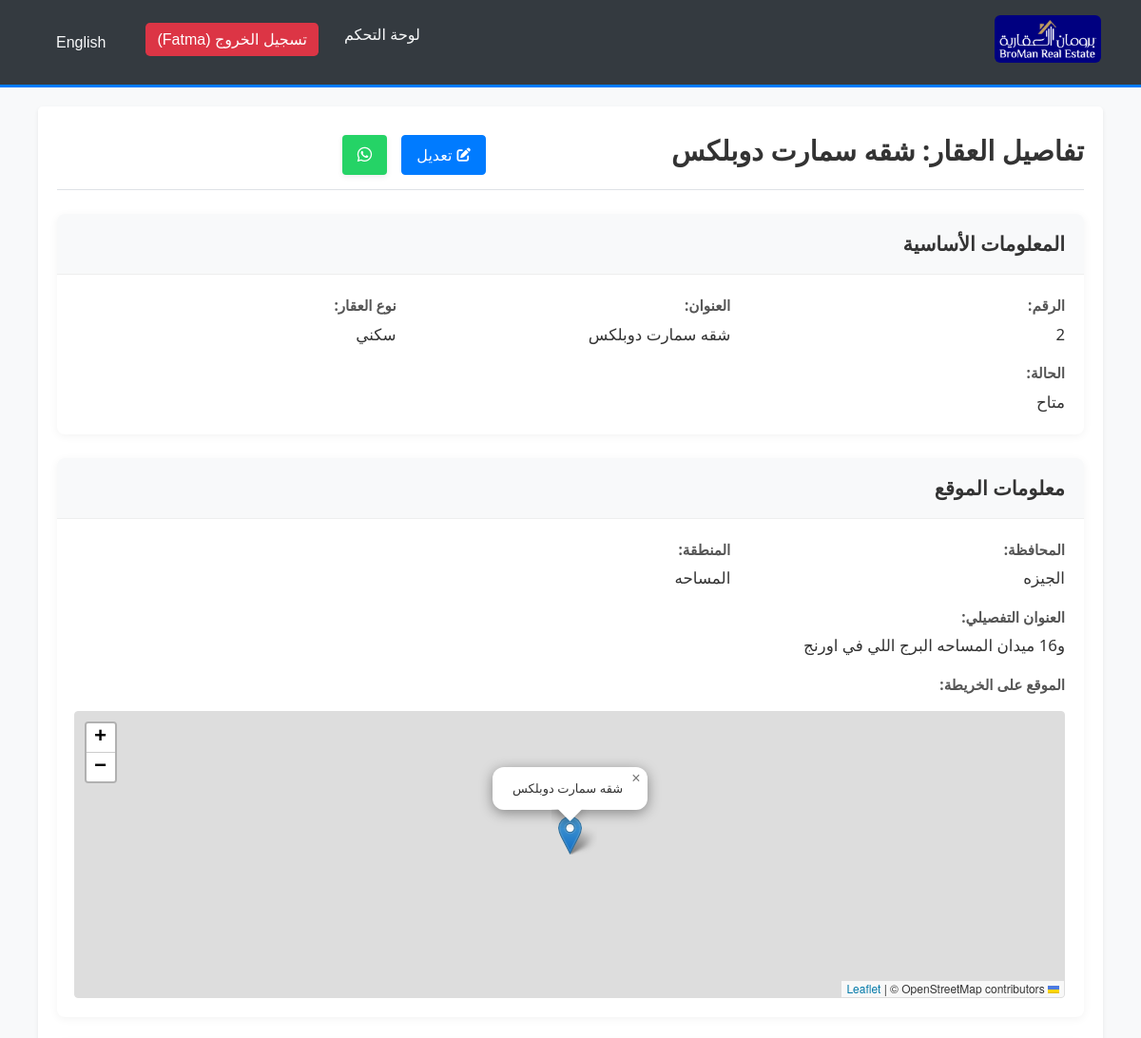
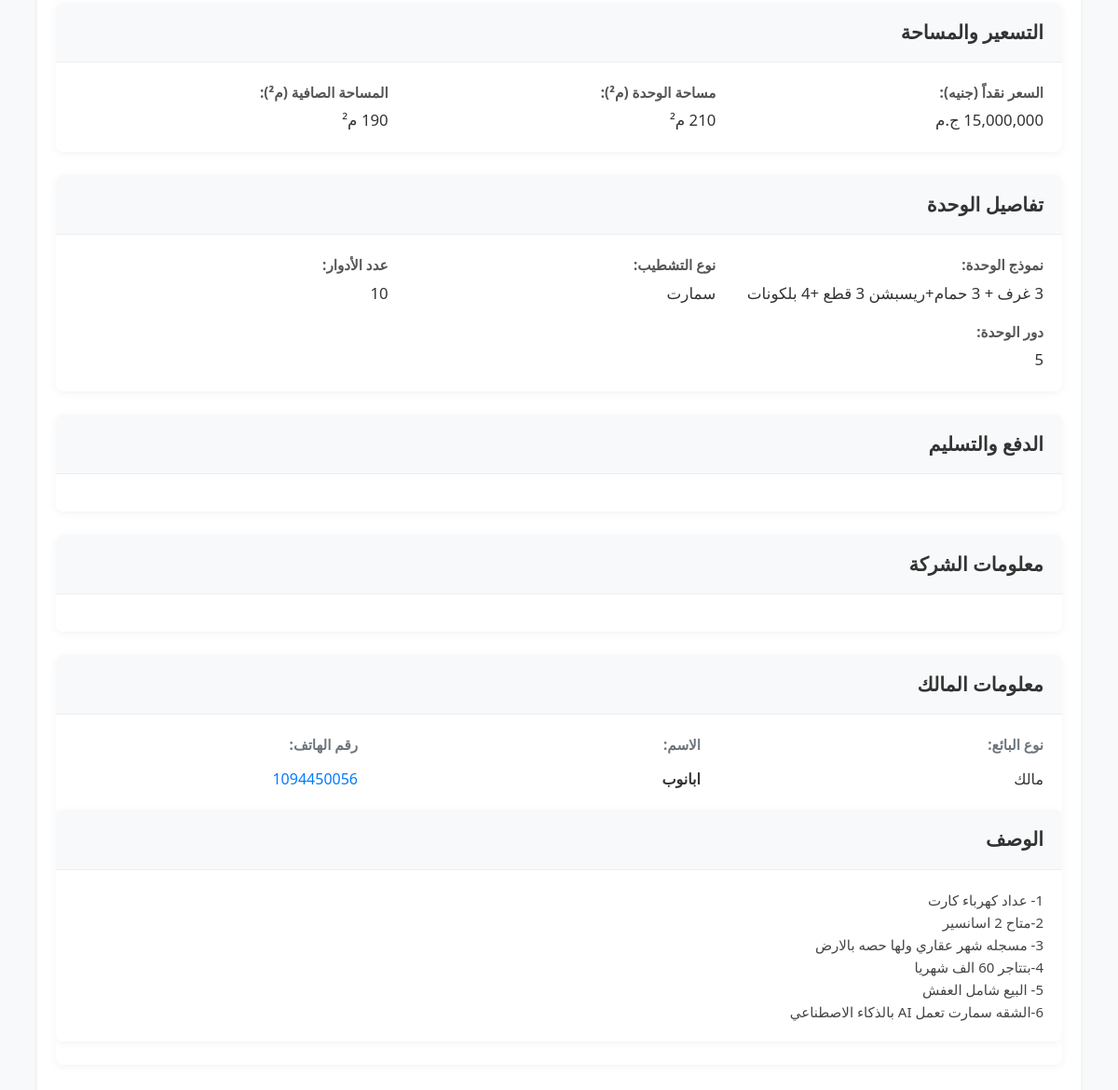
Page /view_property.php?id=2 (signed in) on the committed database (2 pictures, top to bottom).
### tables this page shows
CREATE TABLE `properties` (
  `PropertyID` int(11) NOT NULL,
  `PropertyTypeID` int(11) NOT NULL COMMENT 'FK to PropertyTypes',
  `Title` varchar(255) NOT NULL,
  `Description` text DEFAULT NULL,
  `Location` varchar(255) DEFAULT NULL,
  `Area` decimal(10,2) DEFAULT NULL,
  `Bedrooms` int(11) DEFAULT NULL,
  `Status` enum('available','sold','rented','unavailable') DEFAULT 'available',
  `listing_type` enum('Primary','Resale') NOT NULL DEFAULT 'Primary',
  `DateAdded` timestamp NULL DEFAULT current_timestamp(),
  `EmployeeID` int(11) DEFAULT NULL COMMENT 'FK to Employees who added it',
  `unit_design` varchar(255) DEFAULT NULL,
  `finishing_type_id` int(11) DEFAULT NULL COMMENT 'FK to PropertyFinishingTypes',
  `compound_area` decimal(12,2) DEFAULT NULL,
  `down_payment_percentage` decimal(5,2) DEFAULT NULL,
  `payment_years` decimal(5,2) DEFAULT NULL,
  `delivery_date` date DEFAULT NULL,
  `ProjectName` varchar(255) DEFAULT NULL,
  `min_area` decimal(10,2) DEFAULT NULL,
  `max_area` decimal(10,2) DEFAULT NULL,
  `avg_area` decimal(10,2) DEFAULT NULL,
  `district` varchar(100) DEFAULT NULL,
  `governorate` varchar(100) DEFAULT NULL,
  `company_name` varchar(150) DEFAULT NULL,
  `FloorsCount` int(11) DEFAULT NULL,
  `year_built` year(4) DEFAULT NULL,
  `unit_floor` varchar(50) DEFAULT NULL,
  `net_area` decimal(10,2) DEFAULT NULL,
  `loading_percentage` decimal(5,2) DEFAULT NULL,
  `price_cash` decimal(15,2) DEFAULT NULL,
  `price_installments` decimal(15,2) DEFAULT NULL,
  `meter_price_cash` decimal(10,2) DEFAULT NULL,
  `meter_price_installments` decimal(10,2) DEFAULT NULL,
  `seller_type` enum('مالك','وسيط','وكيل','بواب','شركة مطورة','شركة تشطيب','شركة تسويق') DEFAULT NULL,
  `seller_name` varchar(255) DEFAULT NULL,
  `seller_phone` varchar(50) DEFAULT NULL,
  `sales_manager_name` varchar(255) DEFAULT NULL,
  `sales_manager_phone` varchar(50) DEFAULT NULL,
  `salesperson_name` varchar(255) DEFAULT NULL,
  `salesperson_phone` varchar(50) DEFAULT NULL,
  `latitude` decimal(10,8) DEFAULT NULL,
  `longitude` decimal(11,8) DEFAULT NULL
);

CREATE TABLE `propertytypes` (
  `PropertyTypeID` int(11) NOT NULL,
  `TypeName` varchar(100) NOT NULL COMMENT 'Main categories: سكني, ساحلي, إداري, تجاري, فندقي, طبي',
  `TypeName_ar` varchar(100) DEFAULT NULL
);

CREATE TABLE `propertyfinishingtypes` (
  `FinishingID` int(11) NOT NULL,
  `FinishingName` varchar(100) NOT NULL,
  `FinishingName_ar` varchar(100) DEFAULT NULL
);

### view_property.php (the view, shortened to what the rows shown need)
<?php
require_once __DIR__ .
'/lang/translate.php';
require_once __DIR__ . '/media_functions.php';
$property_id = intval($_GET['id']);
$property = null;
$sql = "SELECT p.*,
               pt.TypeName,
               pt.TypeName_ar,
               e.FullName AS EmployeeName,
               p.unit_design AS UnitDesignName,
               pft.FinishingName AS FinishingTypeName,
               pft.FinishingName_ar AS FinishingTypeName_ar
        FROM Properties p
        LEFT JOIN PropertyTypes pt ON p.PropertyTypeID = pt.PropertyTypeID
        LEFT JOIN Employees e ON p.EmployeeID = e.EmployeeID
        LEFT JOIN PropertyFinishingTypes pft ON p.finishing_type_id = pft.FinishingID
        WHERE p.PropertyID = ?";
if ($stmt = $conn->prepare($sql)) {
    $stmt->bind_param("i", $property_id);
    if ($stmt->execute()) {
        $result = $stmt->get_result();
        if ($result->num_rows == 1) {
            $property = $result->fetch_assoc();
        } else {
            header("Location: index_properties.php");
            exit;
        }
    } else {
        header("Location: index_properties.php");
        exit;
    }
} else {
    header("Location: index_properties.php");
    exit;
}
$page_title = sprintf(t('property_details_title'), htmlspecialchars($property['Title'] ?: $property['ProjectName'] ?: t('undefined')));
$map_link = '';
if (!empty($property['latitude']) && !empty($property['longitude'])) {
    $lat = $property['latitude'];
    $lng = $property['longitude'];
    $map_link = "https://www.google.com/maps/search/?api=1&query={$lat},{$lng}";
}
$wa_lines = [];
$wa_lines[] = "مرحبًا، أشارك موقع هذا العقار:";
if ($map_link !== '') {
    $wa_lines[] = $map_link;
}
$wa_text = implode("\n", $wa_lines);
$whatsapp_link = 'https://wa.me/?text=' . rawurlencode($wa_text);
?>
<!DOCTYPE html>
<html lang="<?php echo get_lang_code(); ?>" dir="<?php echo get_direction(); ?>">
<head>
    <link rel="stylesheet" href="https://cdnjs.cloudflare.com/ajax/libs/font-awesome/6.0.0-beta3/css/all.min.css">
    <link rel="stylesheet" href="theme.css">
    <link rel="stylesheet" href="modern_styles.css">
    <link rel="stylesheet" href="lightbox.css">
    <?php if (get_direction() === 'rtl'): ?>
        <link rel="stylesheet" href="rtl_styles.css">
    <?php endif; ?>
    <link rel="stylesheet" href="https://unpkg.com/leaflet@1.9.4/dist/leaflet.css" />
</head>
<body>
    <div class="container">
        <div class="page-header">
            <h1><?php echo $page_title; ?></h1>
            <div class="actions">
                <?php if (isset($_SESSION['role']) && in_array($_SESSION['role'], ['admin', 'manager'])): ?>
                <a href="edit_property.php?id=<?php echo $property_id; ?>" class="btn btn-primary"><i class="fas fa-edit"></i> <?php echo t('edit'); ?></a>
                <?php endif; ?>
                <a href="<?php echo htmlspecialchars($whatsapp_link); ?>" target="_blank" rel="noopener noreferrer" class="btn btn-whatsapp" title="مشاركة عبر واتساب" aria-label="مشاركة عبر واتساب">
                </a>
                <a href="javascript:history.back()" class="btn btn-secondary"><i class="fas fa-arrow-left"></i> <?php echo t('back'); ?></a>
            </div>
        </div>
        <div class="property-details">
            <div class="property-section">
                <h2><?php echo t('basic_information'); ?></h2>
                <div class="detail-grid">
                    <div class="detail-item">
                        <span class="detail-label"><?php echo t('property_id'); ?>:</span>
                        <span class="detail-value"><?php echo htmlspecialchars($property['PropertyID']); ?></span>
                    </div>
                    <?php if (!empty($property['Title'])): ?>
                    <div class="detail-item">
                        <span class="detail-label"><?php echo t('title'); ?>:</span>
                        <span class="detail-value"><?php echo htmlspecialchars($property['Title']); ?></span>
                    </div>
                    <?php endif; ?>
                    <?php if (!empty($property['TypeName'])): ?>
                    <div class="detail-item">
                        <span class="detail-label"><?php echo t('property_type'); ?>:</span>
                        <span class="detail-value"><?php echo htmlspecialchars($property['TypeName']); ?></span>
                    </div>
                    <?php endif; ?>
                    <?php if (!empty($property['Status'])): ?>
                    <div class="detail-item">
                        <span class="detail-label"><?php echo t('status'); ?>:</span>
                        <span class="detail-value"><?php echo t($property['Status']); ?></span>
                    </div>
                    <?php endif; ?>
                </div>
            </div>
            <div class="property-section">
                <h2><?php echo t('location_information'); ?></h2>
                <div class="detail-grid">
                    <?php if (!empty($property['governorate'])): ?>
                    <div class="detail-item">
                        <span class="detail-label"><?php echo t('governorate'); ?>:</span>
                        <span class="detail-value"><?php echo htmlspecialchars($property['governorate']); ?></span>
                    </div>
                    <?php endif; ?>
                    <?php if (!empty($property['district'])): ?>
                    <div class="detail-item">
                        <span class="detail-label"><?php echo t('district'); ?>:</span>
                        <span class="detail-value"><?php echo htmlspecialchars($property['district']); ?></span>
                    </div>
                    <?php endif; ?>
                    <?php if (!empty($property['Location'])): ?>
                    <div class="detail-item full-width">
                        <span class="detail-label"><?php echo t('detailed_address'); ?>:</span>
                        <span class="detail-value"><?php echo htmlspecialchars($property['Location']); ?></span>
                    </div>
                    <?php endif; ?>
                </div>
            </div>
            <div class="property-section">
                <h2><?php echo t('pricing_and_area'); ?></h2>
                <div class="detail-grid">
                    <?php if (!empty($property['price_cash'])): ?>
                    <div class="detail-item">
                        <span class="detail-label"><?php echo t('price_cash'); ?>:</span>
                        <span class="detail-value"><?php echo number_format($property['price_cash'], 0, '.', ','); ?> <?php echo t('currency'); ?></span>
                    </div>
                    <?php endif; ?>
                </div>
            </div>
            <div class="property-section">
                <h2><?php echo t('unit_details'); ?></h2>
                <div class="detail-grid">
                    <?php if (!empty($property['UnitDesignName'])): ?>
                    <div class="detail-item">
                        <span class="detail-label"><?php echo t('unit_design'); ?>:</span>
                        <span class="detail-value"><?php echo htmlspecialchars($property['UnitDesignName']); ?></span>
                    </div>
                    <?php endif; ?>
                    <?php if (!empty($property['FinishingTypeName'])): ?>
                    <div class="detail-item">
                        <span class="detail-label"><?php echo t('finishing_type'); ?>:</span>
                        <span class="detail-value">
                            <?php
                            if (get_lang_code() === 'ar' && !empty($property['FinishingTypeName_ar'])) {
                                echo htmlspecialchars($property['FinishingTypeName_ar']);
                            } else {
                                echo htmlspecialchars($property['FinishingTypeName']);
                            }
                            ?>
                        </span>
                    </div>
                    <?php endif; ?>
                    <?php if (!empty($property['FloorsCount'])): ?>
                    <div class="detail-item">
                        <span class="detail-label"><?php echo t('floors_count'); ?>:</span>
                        <span class="detail-value"><?php echo htmlspecialchars($property['FloorsCount']); ?></span>
                    </div>
                    <?php endif; ?>
                    <?php if (!empty($property['unit_floor'])): ?>
                    <div class="detail-item">
                        <span class="detail-label"><?php echo t('unit_floor'); ?>:</span>
                        <span class="detail-value"><?php echo htmlspecialchars($property['unit_floor']); ?></span>
                    </div>
                    <?php endif; ?>
                </div>
            </div>
            <div class="property-section">
                <h2><?php echo t('payment_and_delivery'); ?></h2>
            </div>
            <div class="property-section">
                <h2><?php echo t('company_information'); ?></h2>
            </div>
            <?php if (!empty($property['seller_type']) || !empty($property['seller_name']) || !empty($property['seller_phone']) || !empty($property['owner_name']) || !empty($property['owner_phone'])): ?>
            <div class="property-section">
                <h2><?php echo t('owner_information'); ?></h2>
                <div class="detail-grid detail-grid--inline">
                <?php
                $seller_type_raw = $property['seller_type'] ?? null;
                $seller_name_raw = $property['seller_name'] ?? null;
                $seller_phone_raw = $property['seller_phone'] ?? null;
                function translate_seller_type($val) {
                    $v = $val === null ? '' : trim((string)$val);
                    $map = [
                        'مالك' => 'seller_type_owner',
                        'وسيط' => 'seller_type_broker',
                        'وكيل' => 'seller_type_agent',
                        'بواب' => 'seller_type_doorman',
                        'شركة مطورة' => 'seller_type_developer_company',
                        'شركة تشطيب' => 'seller_type_finishing_company',
                        'شركة تسويق' => 'seller_type_marketing_company',
                        'Owner' => 'seller_type_owner',
                        'Broker' => 'seller_type_broker',
                        'Agent' => 'seller_type_agent',
                        'Doorman' => 'seller_type_doorman',
                        'Developer Company' => 'seller_type_developer_company',
                        'Finishing Company' => 'seller_type_finishing_company',
                        'Marketing Company' => 'seller_type_marketing_company',
                    ];
                    if (isset($map[$v])) {
                        return t($map[$v]);
                    }
                    return $v;
                }
                function render_or_fallback($val, $is_seller_type = false) {
                    if ($val !== null && trim((string)$val) !== '') {
                        if ($is_seller_type) {
                            return htmlspecialchars(translate_seller_type($val));
                        }
                        return htmlspecialchars(trim((string)$val));
                    }
                    return htmlspecialchars(t('undefined'));
                }
                $seller_phone_html = null;
                if (!empty($seller_phone_raw)) {
                    $phone_display = htmlspecialchars(trim($seller_phone_raw));
                    $tel = preg_replace('/[^+0-9]/', '', $seller_phone_raw);
                    if (function_exists('get_direction') && get_direction() === 'rtl') {
                        $seller_phone_html = '<a href="tel:' . $tel . '" style="display:inline-block;width:100%;text-align:right;direction:rtl;">' . $phone_display . '</a>';
                    } else {
                        $seller_phone_html = '<a href="tel:' . $tel . '">' . $phone_display . '</a>';
                    }
                }
                ?>
                    <div class="detail-item">
                        <span class="detail-label"><?php echo t('seller_type'); ?>:</span>
                        <span class="detail-value"><?php echo render_or_fallback($seller_type_raw, true); ?></span>
                    </div>
                    <div class="detail-item detail-name">
                        <span class="detail-label"><?php echo t('name'); ?>:</span>
                        <span class="detail-value"><?php echo render_or_fallback($seller_name_raw); ?></span>
                    </div>
                    <div class="detail-item detail-phone">
                        <span class="detail-label"><?php echo t('phone'); ?>:</span>
                        <span class="detail-value"><?php echo $seller_phone_html !== null ? $seller_phone_html : htmlspecialchars(t('undefined')); ?></span>
                    </div>
                </div>
                <?php endif; ?>
            <?php if (!empty($property['Description'])): ?>
            <div class="property-section">
                <h2><?php echo t('description'); ?></h2>
                <div class="property-description">
                    <p><?php echo nl2br(htmlspecialchars($property['Description'])); ?></p>
                </div>
            </div>
            <?php endif; ?>
        </div>
    </div>
</body>
</html>

### rows in the picture
properties: Title "تفاصيل العقار: شقه سمارت دوبلكس", PropertyID "2", Title "شقه سمارت دوبلكس", PropertyTypeID.TypeName "سكني", Status "متاح", governorate "الجيزه", district "المساحه", Location "و16 ميدان المساحه البرج اللي في اورنج", price_cash "15,000,000", unit_design "3 غرف + 3 حمام+ريسبشن 3 قطع +4 بلكونات", finishing_type.FinishingName_ar "سمارت", FloorsCount "10", unit_floor "5", seller_type "مالك", seller_name "ابانوب", seller_phone "1094450056", Description "1- عداد كهرباء كارت 2-متاح 2 اسانسير 3- مسجله شهر عقاري ولها حصه بالارض 4-بتتاجر 60 الف شهريا 5- البيع شامل العفش 6-الشقه سمارت تعمل AI بالذكاء الاصطناعي"

### other values in the picture
t('dashboard') "لوحة التحكم"
sprintf(t('logout_user'), $user_full_name) "تسجيل الخروج (Fatma)"
$switch_lang_text "English"
t('edit') "تعديل"
t('basic_information') "المعلومات الأساسية"
t('property_id') "الرقم"
t('title') "العنوان"
t('property_type') "نوع العقار"
t('status') "الحالة"
t('location_information') "معلومات الموقع"
t('governorate') "المحافظة"
t('district') "المنطقة"
t('detailed_address') "العنوان التفصيلي"
t('location_on_map') "الموقع على الخريطة"
t('pricing_and_area') "التسعير والمساحة"
